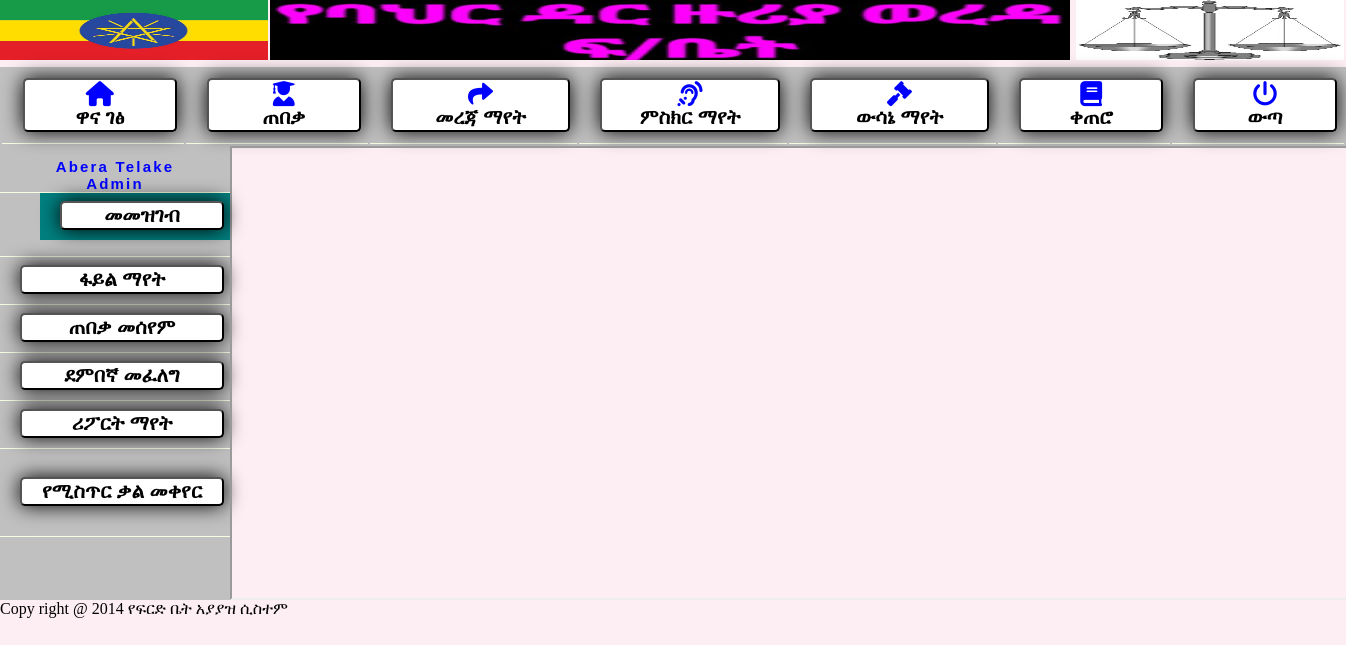
The page /officer_ha.php (signed in) on the database its author committed.
### tables this page shows
CREATE TABLE `createaccount` (
  `id` int(10) NOT NULL,
  `first_name` varchar(100) NOT NULL,
  `last_name` varchar(100) NOT NULL,
  `sex` varchar(6) NOT NULL,
  `age` int(3) NOT NULL,
  `email` varchar(250) NOT NULL,
  `p_number` int(13) NOT NULL,
  `password` varchar(50) NOT NULL,
  `user_name` varchar(100) NOT NULL,
  `status` varchar(20) NOT NULL,
  `date` date NOT NULL DEFAULT current_timestamp(),
  `advo_ID` int(15) NOT NULL,
  `appoID` int(12) NOT NULL,
  `assignedID` int(11) NOT NULL,
  `caseID` int(12) NOT NULL,
  `deciID` int(12) NOT NULL,
  `defID` int(12) NOT NULL,
  `eviID` int(12) NOT NULL
);

### officer_ha.php (the view, shortened to what this page needs)
<?php
  require_once 'dbconfiga.php';
?>
  <!DOCTYPE HTML PUBLIC "-//W3C//DTD HTML 4.0 Transitional//EN">
 <HTML>
<HEAD>
<link rel="stylesheet" href="../css/allpages.css" type="text/css" />
<link rel="stylesheet" href="css/allpages.css" type="text/css" />
<link rel="stylesheet" href="css/lightbox.css" type="text/css" />
<link rel="stylesheet" href="css/link.css" type="text/css" />
	<link rel="stylesheet" href="common/css/all.css" >
</head>
<body>
<table width="100%" border="0" cellspacing="0" cellpadding="0">
   <tr>
     <td> <h1 class="subHeader style4"><font size="6"><img src="image/3.png" alt="Header image" width="268" height="60" border="0" /></h1>
  </td>
     <td> <h1 class="subHeader style4"><font size="6"><img src="image/5.jpg" alt="Header image" width="800" height="60" border="0" /></h1></td>
     <td> <h1 class="subHeader style4"><font size="6"><img src="image/justice.jpg" alt="Header image" width="268" height="60" border="0" /></h1>
  </td>
  </tr>
  </table>
  <table width="100%" border="0" cellspacing="0" cellpadding="0">
   <tr bgcolor="Silver"><td colspan="8"><table width="100%" id="navigation">
	<td width="161"><a href="PADMINa.php" target="myframe"class="navText style2"><button style="box-shadow:rgba(0,0,0,1) 0px 0px 20px;width:100%; height:100%;background-color:white;border-radius:5px;color:black;font-size:20px;font-weight:bold"><i style="color:blue;font-size:25px"class="fa-solid fa-home"></i></br>ዋና ገፅ</button></a></td>
 <td width="161"><a href="advocatorda.php" target="myframe"class="navText style2"><button style="box-shadow:rgba(0,0,0,1) 0px 0px 20px;width:100%; height:100%;background-color:white;border-radius:5px;color:black;font-size:20px;font-weight:bold"><i style="color:blue;font-size:25px"class="fa-solid fa-user-graduate"></i></br>ጠበቃ </button></a></td>
	<td width="184"  ><a href="displayInfoa.php" target="myframe"><button style="box-shadow:rgba(0,0,0,1) 0px 0px 20px;width:100%; height:100%;background-color:white;border-radius:5px;color:black;font-size:20px;font-weight:bold"><i style="color:blue;font-size:25px"class="fa-solid fa-share"></i></br>መረጃ  ማየት </button></a></td>
	 <td width="184"  ><a href="viewevidenceta.php" target="myframe"><button style="box-shadow:rgba(0,0,0,1) 0px 0px 20px;width:100%; height:100%;background-color:white;border-radius:5px;color:black;font-size:20px;font-weight:bold"><i style="color:blue;font-size:25px"class="fa-solid fa-assistive-listening-systems"></i></br>ምስክር ማየት</button></a></td>
	 <td width="184"  ><a href="viewdecisionta.php" target="myframe"><button style="box-shadow:rgba(0,0,0,1) 0px 0px 20px;width:100%; height:100%;background-color:white;border-radius:5px;color:black;font-size:20px;font-weight:bold"><i style="color:blue;font-size:25px"class="fa-solid fa-legal"></i></br>ውሳኔ  ማየት</button></a></td>
	 <td width="152" ><a href="appointcoa.php" target="myframe"><button style="box-shadow:rgba(0,0,0,1) 0px 0px 20px;width:100%; height:100%;background-color:white;border-radius:5px;color:black;font-size:20px;font-weight:bold"><i style="color:blue;font-size:25px"class="fa-solid fa-book"></i></br>ቀጠሮ </button></a></td>
       <td width="152" ><a href="logouta.php"><button style="box-shadow:rgba(0,0,0,1) 0px 0px 20px;width:100%; height:100%;background-color:white;border-radius:5px;color:black;font-size:20px;font-weight:bold"><i style="color:blue;font-size:25px"class="fa-solid fa-power-off"></i></br>ውጣ</button></a></td>
    </tr></table></td>
  <tr><td width="230" valign="top" bgcolor="Silver"><table width="230" height="200" border="0" cellpadding="0" cellspacing="0" id="navigation">
   <tr>
        <td width="158" id="dateformat" style="background-color:Silver">&nbsp;&nbsp;
        <?php  if (isset($_SESSION['user_name'])) :
    $sqs= "SELECT  * FROM createaccount";
	mysqli_select_db($db, 'brcourt');
	if($result = mysqli_query($db, $sqs)){
	while($row1 = mysqli_fetch_assoc($result)){
if($row1['user_name']==$_SESSION['user_name']){
		?>
 <center>
                        <?php echo "<div style='font-size:15px;font-weight:bold;color:blue'>".$row1['first_name']."&nbsp;".$row1['last_name']; ?>
              <br>
	<?php echo $row1['status'];}}}?>
</center>
        <?php endif ?>
    </td>
        </tr>
        </tr>
        <tr><td width="230"  align="center" ><ul>
		<li><a href="#"><center><font size="4"><button style="box-shadow:rgba(0,0,0,1) 0px 0px 20px;width:100%; height:100%;background-color:white;border-radius:5px;color:black;font-size:20px;font-weight:bold">መመዝገብ </button></center></a>
		</li>
	</ul></td></tr>
	<tr>
	   <tr>
          <td width="230" align="center"><a href="viewcasecioa.php" target="myframe" class="navText  style11"><font size="4"><button style="box-shadow:rgba(0,0,0,1) 0px 0px 20px;width:100%; height:100%;background-color:white;border-radius:5px;color:black;font-size:20px;font-weight:bold">ፋይል ማየት</button></a></td>
        </tr>
		 <td width="230" align="center"><a href="cusAdvoa.php" target="myframe" class="navText  style11"><font size="4"><button style="box-shadow:rgba(0,0,0,1) 0px 0px 20px;width:100%; height:100%;background-color:white;border-radius:5px;color:black;font-size:20px;font-weight:bold">ጠበቃ መሰየም </button></a></td>
        </tr>
        <tr>
          <td width="230" align="center"><a href="searchoffia.php" target="myframe" class="navText style11"><font size="4"><button style="box-shadow:rgba(0,0,0,1) 0px 0px 20px;width:100%; height:100%;background-color:white;border-radius:5px;color:black;font-size:20px;font-weight:bold">ደምበኛ መፈለግ </button></a></td>
        </tr>
        <tr>
          <td width="230" align="center"><a href="reportfa.php" target="myframe" class="navText  style11"><font size="4"><button style="box-shadow:rgba(0,0,0,1) 0px 0px 20px;width:100%; height:100%;background-color:white;border-radius:5px;color:black;font-size:20px;font-weight:bold">ሪፖርት ማየት</button></a></td>
        </tr>
		         <tr><td width="230" align="center">
 <a href="updatePassworda.php" target="myframe" class="navText"><p style="font-weight:bold;font-size:20px;color:black"><button style="box-shadow:rgba(0,0,0,1) 0px 0px 20px;width:100%; height:100%;background-color:white;border-radius:5px;color:black;font-size:20px;font-weight:bold">የሚስጥር  ቃል መቀየር </button></p></a>
		        </tr>
     <td colspan="6" valign="top">
<iframe  src="PADMINa.php" name="myframe" frameborder="1" height="450" width="100%"></iframe>  </tr>
          <tr>
          <td colspan="6" align="center" bgcolor="#330000">
            <marquee behavior="alternate">
      Copy right @ 2014 የፍርድ  ቤት አያያዝ  ሲስተም
            </marquee>
          </span> </td>
  </tr>
</body>
</html>

### css/allpages.css (style rules this page uses)
body { background-image:url('./image/1.png'); background-size:cover; margin:0px; }
td { font:14px, bold, "Times New Roman", Times, serif, Helvetica, sans-serif; color:#000000; }
a { color: #993300; }
#navigation td { border-bottom: 1px solid #F4FFE4; color:#FFFF33; }
#navigation a { font: bold 13px "Times New Roman", Times, serif, Helvetica, sans-serif; color: #D5EDB3; line-height:16px; letter-spacing:.1em; text-decoration: none; display:block; padding:8px 6px 10px 20px; }
#dateformat { font:11px Arial, Helvetica, sans-serif; color: #993300; letter-spacing:.2em; }
.subHeader { font:bold 11px Arial, Helvetica, sans-serif; color: #993300; line-height:22px; letter-spacing:.2em; }
.navText { font: 11px Arial, Helvetica, sans-serif; color: #003366; line-height:16px; letter-spacing:.1em; text-decoration: none; }
ul li { display: block;position: relative;float: center;border:0px solid #ffffff }
ul li a { display: block;background: #008080;text-decoration: none; white-space: nowrap;color: #333366; }

### officer_ha.php (style rules this page uses)
.style4 { font-size: 24px }

### rows shown on the page
createaccount: first_name "Abera", last_name "Telake", status "Admin"
